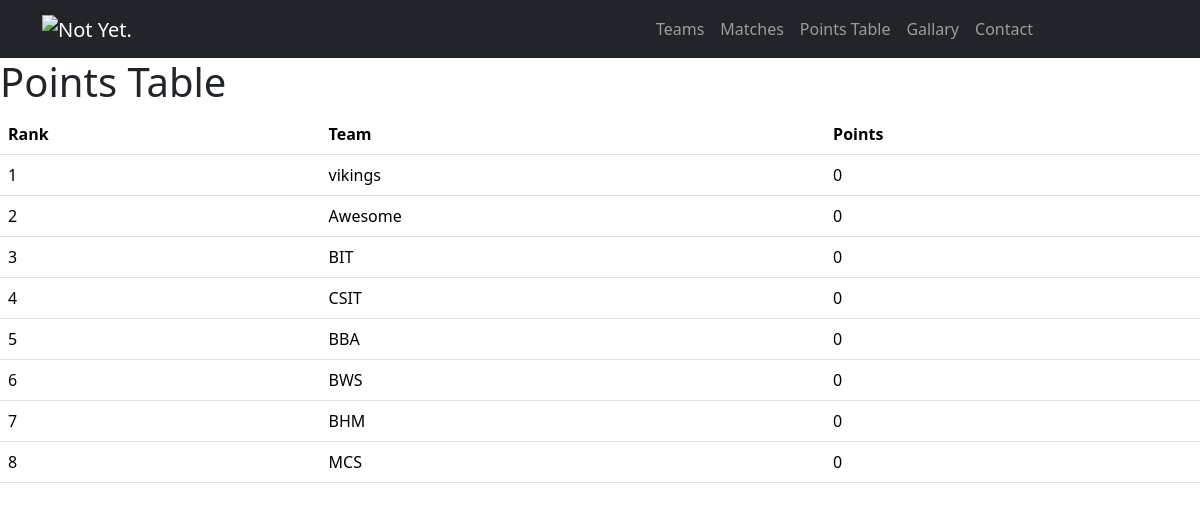
Screenshot of /points_table/ with the database file from the repository.
### tournaments/models.py (models this page shows, shortened)
class Team(models.Model):
    name = models.CharField(max_length=100)
    captain_name = models.CharField(max_length=100)
    captain_phone_number = models.CharField(max_length=15)
    points = models.IntegerField(default=0)

### tournaments/views.py (the view)
# urls.py: path('points_table/', views.points_table),
def points_table(request):
    teams = Team.objects.all().order_by('-points')
    return render(request, 'points_table.html', {'teams': teams})

### tournaments/templates/points_table.html
{% extends 'base.html' %}
{% block content %}
{% load static %}
<h1>Points Table</h1>
<table class="table">
    <thead>
        <tr>
            <th>Rank</th>
            <th>Team</th>
            <th>Points</th>
        </tr>
    </thead>
    <tbody>
        {% for team in teams %}
            <tr>
                <td>{{ forloop.counter }}</td>
                <td>{{ team.name }}</td>
                <td>{{ team.points }}</td>
            </tr>
        {% endfor %}
    </tbody>
</table>
{% endblock %}

### rows the page displays
Team: name "vikings", points "0"
Team: name "Awesome", points "0"
Team: name "BIT", points "0"
Team: name "CSIT", points "0"
Team: name "BBA", points "0"
Team: name "BWS", points "0"
Team: name "BHM", points "0"
Team: name "MCS", points "0"
